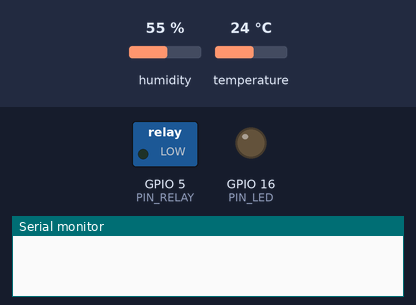
Bench run of a program on a simulated ESP8266 (NodeMCU). On the bench: switched loads named in the program (green lamp = pin HIGH), output pins drawn as LEDs (lit = HIGH), the last lines printed to the serial monitor. Dashed ring = blinking. The test bench sets the inputs (shaded band); at power-on: temperature 24 °C, humidity 55 %.

Above: at 0.0 s.
At 2.2 s:
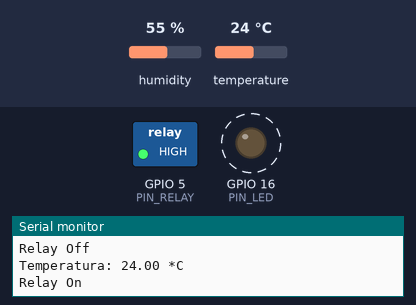
3.3 s: temperature set to 18.8 °C
7.6 s: temperature set to 17.1 °C
At 9.5 s:
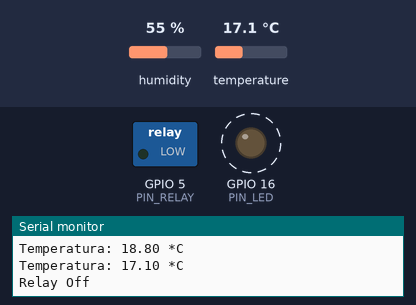
Timing chart, 0 to 17.9 s (numbered marks = the images above; inputs shaded):
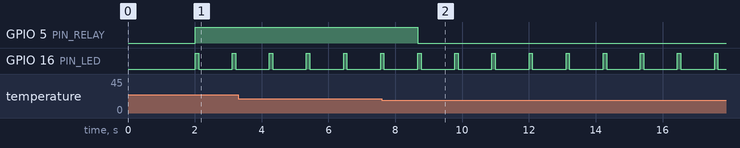

The program:

main.cpp
```cpp
#include <Arduino.h>

#include "DHTesp.h"

DHTesp dht;
#define PIN_DHT22 4 //GPIO04
#define PIN_RELAY 5
#define PIN_LED 16


// variables para prender MAX_SEGUNDOS el calentador
#define MAX_CALEFACCION_ON 30//30
#define MAX_CALEFACCION_OFF 300 //300

// variables para prender MAX_SEGUNDOS el freezer
#define MAX_FREEZER_ON 1800// 30 mins
#define MAX_FREEZER_OFF 300 //5 mis


int heat_min_temp = 17;
int heat_max_temp = 22;
int cold_min_temp = 18;
int cold_max_temp = 19;

boolean rele_on = false;
int time_rele_on = 0;
int time_rele_off = MAX_CALEFACCION_OFF;


void relayOn();
void relayOff();
void heatControl(float current_hum, float current_temp);
void coldControl(float current_hum, float current_temp);


void setup() {
   delay(2000);
  Serial.begin(115200);
  Serial.println();
  Serial.println("Start Serial");

   // Inicializacion de sensotDHT22
  dht.setup(PIN_DHT22, DHTesp::DHT22);

  pinMode(PIN_LED, OUTPUT);
  pinMode(PIN_RELAY, OUTPUT);
  digitalWrite(PIN_LED, LOW);

  relayOff();
}
void loop() {
  float current_hum = dht.getHumidity();
  float current_temp = dht.getTemperature();

  Serial.print("Temperatura: ");
  Serial.print(current_temp);
  Serial.println(" *C ");

  //heatControl(current_hum, current_temp);
  coldControl(current_hum, current_temp);

  digitalWrite(PIN_LED, HIGH);
  delay(100);
  digitalWrite(PIN_LED, LOW);
  delay(1000);
}


void heatControl(float current_hum, float current_temp){
 if (!rele_on) {
    if (current_temp < heat_min_temp && time_rele_off >= MAX_CALEFACCION_OFF) {
      relayOn();
      rele_on = true;
      time_rele_on = 0;
    }
    else
      time_rele_off++;
  }
  else {
    if (current_temp > heat_max_temp || time_rele_on == MAX_CALEFACCION_ON) {
      relayOff();
      time_rele_off = 0;
      rele_on = false;
    }
    else
      time_rele_on++;
  }
}

void coldControl(float current_hum, float current_temp){
 if (!rele_on) {
    if (current_temp > cold_max_temp && time_rele_off >= MAX_FREEZER_OFF) {
      relayOn();
      rele_on = true;
      time_rele_on = 0;
    }
    else
      time_rele_off++;
  }
  else {
    if (current_temp < cold_min_temp || time_rele_on == MAX_FREEZER_ON) {
      relayOff();
      time_rele_off = 0;
      rele_on = false;
    }
    else
      time_rele_on++;
  }
}

void relayOn() {
  digitalWrite(PIN_RELAY, HIGH);
  Serial.println("Relay On");
}

void relayOff() {
  digitalWrite(PIN_RELAY, LOW);
  Serial.println("Relay Off");
}
```

Measured:
- the behaviour switches between 18 and 17.9 °C on temperature (found by bisection; images 1 and 2)
- after the input at 7.6 s, GPIO 5 (PIN_RELAY): HIGH → LOW after 1.1 s
- by itself, GPIO 16 (PIN_LED): alternates HIGH for 0.10 s and LOW for 1.0 s
